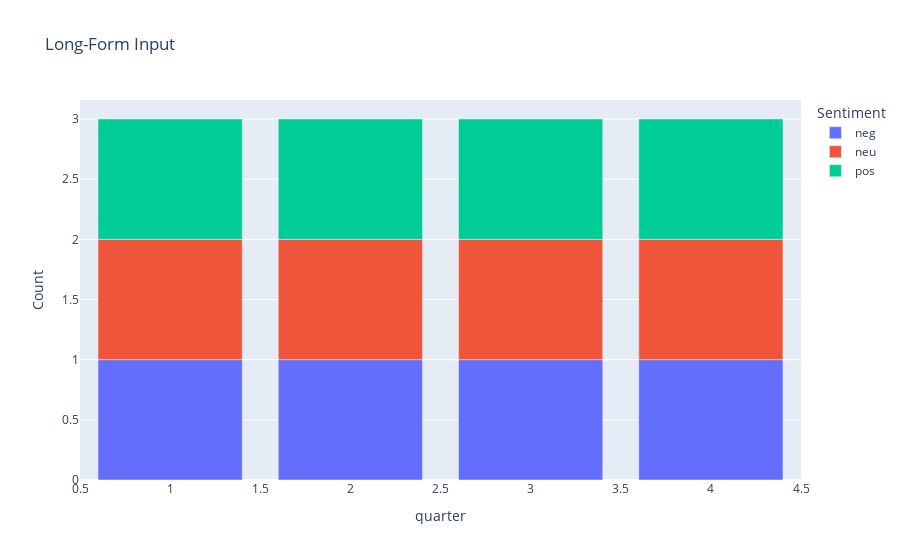

Notebook code for this chart:
### Code cell
import plotly.express as px
fig = px.bar(df_quarter, x="quarter", y="Count", color="Sentiment", title="Long-Form Input")
fig.show()

### Figure 1 — Plotly figure (JSON) as saved in the notebook; plotly's stock layout.template omitted (floating-point values rounded to 4 significant figures)
{"data": [{"alignmentgroup": "True", "hovertemplate": "Sentiment=neg<br>quarter=%{x}<br>Count=%{y}<extra></extra>", "legendgroup": "neg", "marker": {"color": "#636efa"}, "name": "neg", "offsetgroup": "neg", "orientation": "v", "showlegend": true, "textposition": "auto", "type": "bar", "x": [1, 2, 3, 4], "xaxis": "x", "y": [1, 1, 1, 1], "yaxis": "y"}, {"alignmentgroup": "True", "hovertemplate": "Sentiment=neu<br>quarter=%{x}<br>Count=%{y}<extra></extra>", "legendgroup": "neu", "marker": {"color": "#EF553B"}, "name": "neu", "offsetgroup": "neu", "orientation": "v", "showlegend": true, "textposition": "auto", "type": "bar", "x": [1, 2, 3, 4], "xaxis": "x", "y": [1, 1, 1, 1], "yaxis": "y"}, {"alignmentgroup": "True", "hovertemplate": "Sentiment=pos<br>quarter=%{x}<br>Count=%{y}<extra></extra>", "legendgroup": "pos", "marker": {"color": "#00cc96"}, "name": "pos", "offsetgroup": "pos", "orientation": "v", "showlegend": true, "textposition": "auto", "type": "bar", "x": [1, 2, 3, 4], "xaxis": "x", "y": [1, 1, 1, 1], "yaxis": "y"}], "layout": {"barmode": "relative", "legend": {"title": {"text": "Sentiment"}, "tracegroupgap": 0}, "title": {"text": "Long-Form Input"}, "xaxis": {"anchor": "y", "domain": [0, 1], "title": {"text": "quarter"}}, "yaxis": {"anchor": "x", "domain": [0, 1], "title": {"text": "Count"}}}}
